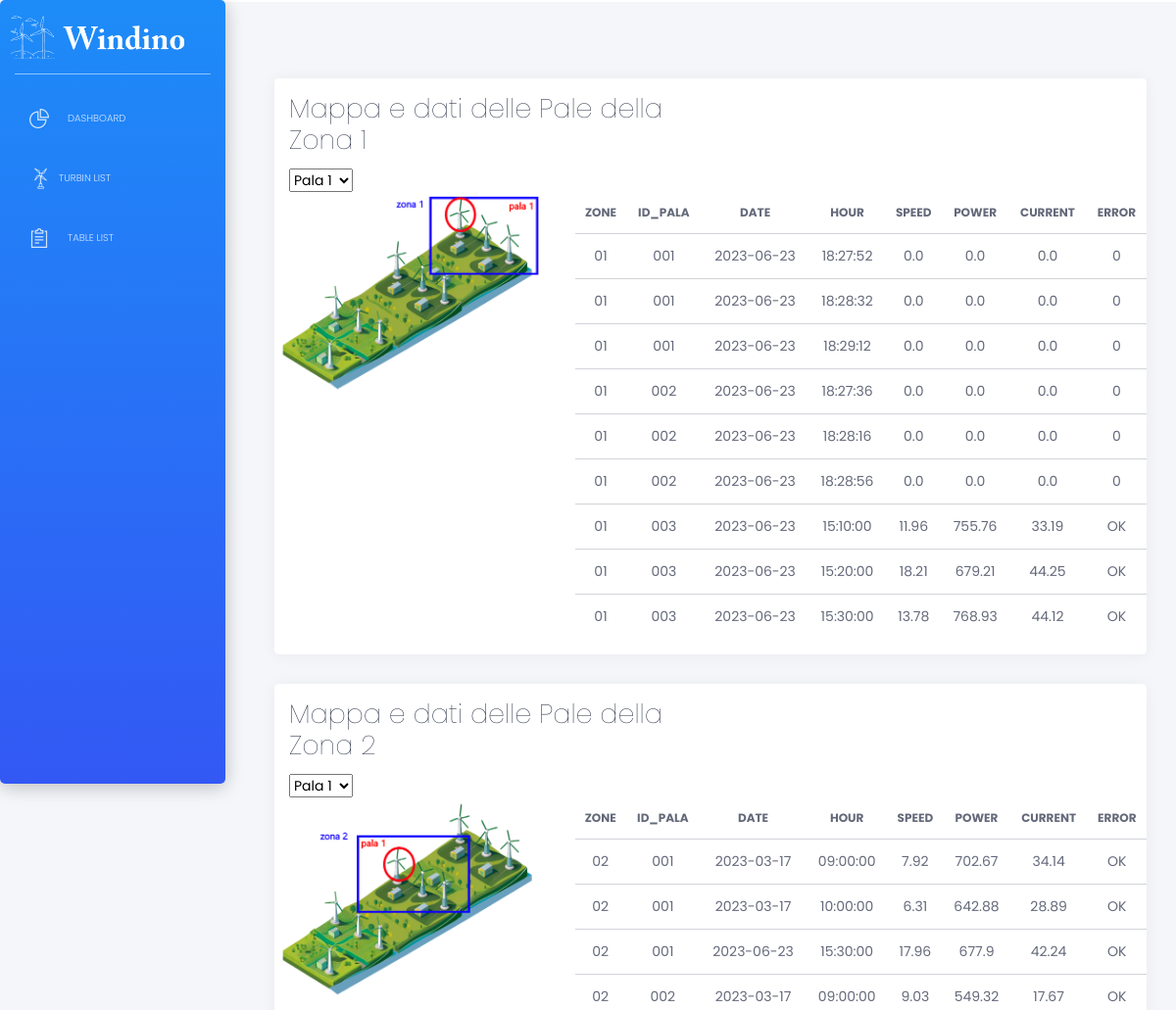
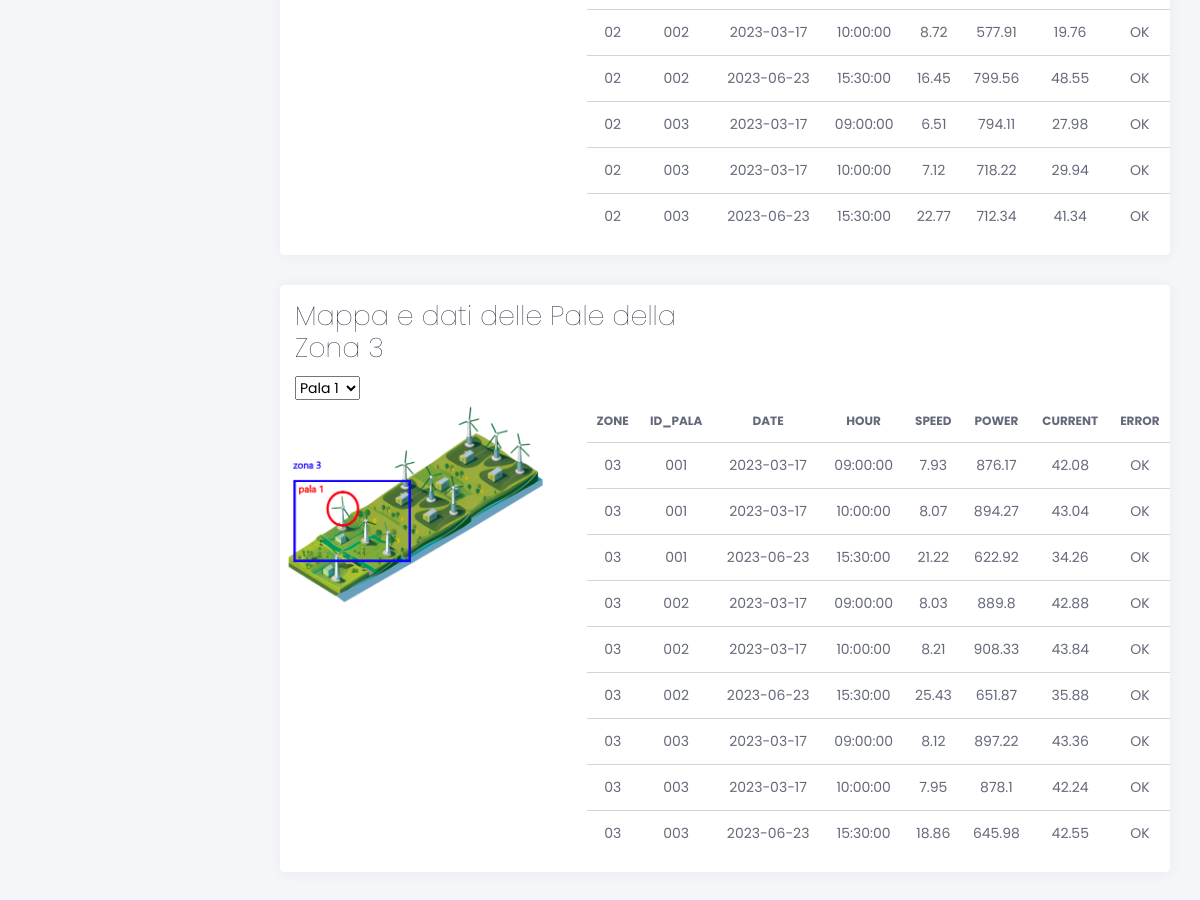
Screenshot of /pale with the database file from the repository (2 pictures, top to bottom).
### tables this page shows
CREATE TABLE arduino (
				   zone TEXT,
				   id TEXT,
				   date DATE,
				   hour TIME,
                   speed FLOAT,
                   power FLOAT,
				   current FLOAT,
				   error TEXT);

### apps/home/routes.py (the view)
@blueprint.route('/pale')
def pale():
    with get_db() as conn:
        arduino_all_data = conn.execute('SELECT * FROM arduino').fetchall()
        turbine_data= conn.execute(
                        "SELECT subquery3.zone, subquery3.id, subquery3.date, subquery3.hour, subquery3.speed, subquery3.power, subquery3.current, subquery3.error "
                        "FROM ( "
                        "    SELECT subquery2.*, ROW_NUMBER() OVER (PARTITION BY subquery2.zone, subquery2.id ORDER BY subquery2.date DESC, subquery2.hour DESC) AS rn "
                        "    FROM ( "
                        "        SELECT t.* "
                        "        FROM arduino t "
                        "        ORDER BY t.zone, t.id, t.date DESC, t.hour DESC "
                        "    ) subquery2 "
                        ") subquery3 "
                        "WHERE subquery3.rn <= 3 "
                        "GROUP BY subquery3.zone, subquery3.id, subquery3.date, subquery3.hour, subquery3.speed, subquery3.power, subquery3.current, subquery3.error"
                    ).fetchall()
        arduino_recent_data = conn.execute('SELECT * '
                       'FROM arduino a '
                       'WHERE (zone, id, date, hour) IN ('
                           'SELECT zone, id, MAX(date), MAX(hour) '
                           'FROM arduino '
                           'GROUP BY zone, id)').fetchall()
    return render_template('home/pale.html', arduino_recent_data=arduino_recent_data, arduino_all_data=arduino_all_data, turbine_data=turbine_data)

### apps/__init__.py (called while the page is built)
def configure_database(app):
    @app.before_first_request
    def initialize_database():
        db.create_all()
    @app.teardown_request
    def shutdown_session(exception=None):
        db.session.remove()

### apps/home/routes.py (called while the page is built)
def get_db():
    db = getattr(g, '_database', None)
    if db is None:
        db = g._database = sqlite3.connect(DATABASE)
        db.row_factory = sqlite3.Row
    return db

### apps/templates/home/pale.html (shortened to what this page needs)
{% extends "layouts/base.html" %}
{% block content %}
<div class="content">
<div class="row">
    <div class="col-12">
          <div class="card">
              <div class="card-header">
                  <div class="row">
                    <div class="col-sm-6 text-left">
                      <h2 class="card-title">Mappa e dati delle Pale della Zona 1</h2>
                    </div>
                  </div>
                  <select id="location-select-1">
                      <option value="zone1turbine1">Pala 1</option>
                    </select>
                  </div>
                  <div class="row">
                    <div class="col-lg-4 col-md-12">
                      <div id="map-container-1">
                        <img id="map-image-zone1" src="/static/assets/img/pale/zone1turbine1.png">
                    </div>
                    </div>
                    <div class="col-lg-8 col-md-12">
                      <div class="table">
                        <table class="table tablesorter" id="">
                            <thead class="text-primary">
                              <tr>
                                <th class="text-center">zone</th>
                                <th class="text-center">id_pala</th>
                                <th class="text-center">date</th>
                                <th class="text-center">hour</th>
                                <th class="text-center">speed</th>
                                <th class="text-center">power</th>
                                <th class="text-center">current</th>
                                <th class="text-center">error</th>
                            </tr>
                            </thead>
                            <tbody>
                              {% for pala in turbine_data %}
                              {% if pala.zone == "01" %}
                                  <tr>
                                      <td class="text-center">{{pala.zone}}</td>
                                      <td class="text-center">{{ pala.id }}</td>
                                      <td class="text-center">{{ pala.date }}</td>
                                      <td class="text-center">{{ pala.hour }}</td>
                                      <td class="text-center">{{ pala.speed }}</td>
                                      <td class="text-center">{{ pala.power }}</td>
                                      <td class="text-center">{{ pala.current }}</td>
                                      <td class="text-center">{{ pala.error }}</td>
                                  </tr>
                              {% endif %}
                          {% endfor %}
                            </tbody>
                          </table>
                      </div>
                    </div>
                  </div>
                  </div>
          </div>
</div>
<div class="row">
    <div class="col-12">
          <div class="card">
              <div class="card-header">
                  <div class="row">
                    <div class="col-sm-6 text-left">
                      <h2 class="card-title">Mappa e dati delle Pale della Zona 2</h2>
                    </div>
                  </div>
                  <select id="location-select-2">
                      <option value="zone2turbine1">Pala 1</option>
                    </select>
                  </div>
                  <div class="row">
                    <div class="col-lg-4 col-md-12">
                      <div id="map-container-2">
                        <img id="map-image-zone2" src="/static/assets/img/pale/zone2turbine1.png">
                    </div>
                    </div>
                    <div class="col-lg-8 col-md-12">
                      <div class="table">
                        <table class="table tablesorter" id="">
                          <thead class="text-primary">
                            <tr>
                              <th class="text-center">zone</th>
                              <th class="text-center">id_pala</th>
                              <th class="text-center">date</th>
                              <th class="text-center">hour</th>
                              <th class="text-center">speed</th>
                              <th class="text-center">power</th>
                              <th class="text-center">current</th>
                              <th class="text-center">error</th>
                          </tr>
                          </thead>
                          <tbody>
                            {% for pala in turbine_data %}
                            {% if pala.zone == "02" %}
                                <tr>
                                    <td class="text-center">{{pala.zone}}</td>
                                    <td class="text-center">{{ pala.id }}</td>
                                    <td class="text-center">{{ pala.date }}</td>
                                    <td class="text-center">{{ pala.hour }}</td>
                                    <td class="text-center">{{ pala.speed }}</td>
                                    <td class="text-center">{{ pala.power }}</td>
                                    <td class="text-center">{{ pala.current }}</td>
                                    <td class="text-center">{{ pala.error }}</td>
                                </tr>
                            {% endif %}
                        {% endfor %}
                          </tbody>
                        </table>
                      </div>
                    </div>
                  </div>
                  </div>
          </div>
</div>
<div class="row">
    <div class="col-12">
          <div class="card">
              <div class="card-header">
                  <div class="row">
                    <div class="col-sm-6 text-left">
                      <h2 class="card-title">Mappa e dati delle Pale della Zona 3</h2>
                    </div>
                  </div>
                  <select id="location-select-3">
                      <option value="zone3turbine1">Pala 1</option>
                    </select>
                  </div>
                  <div class="row">
                    <div class="col-lg-4 col-md-12">
                      <div id="map-container-3">
                        <img id="map-image-zone3" src="/static/assets/img/pale/zone3turbine1.png">
                    </div>
                    </div>
                    <div class="col-lg-8 col-md-12">
                      <div class="table">
                        <table class="table tablesorter" id="">
                            <thead class="text-primary">
                              <tr>
                                <th class="text-center">zone</th>
                                <th class="text-center">id_pala</th>
                                <th class="text-center">date</th>
                                <th class="text-center">hour</th>
                                <th class="text-center">speed</th>
                                <th class="text-center">power</th>
                                <th class="text-center">current</th>
                                <th class="text-center">error</th>
                            </tr>
                            </thead>
                            <tbody>
                              {% for pala in turbine_data %}
                              {% if pala.zone == "03" %}
                                  <tr>
                                      <td class="text-center">{{pala.zone}}</td>
                                      <td class="text-center">{{ pala.id }}</td>
                                      <td class="text-center">{{ pala.date }}</td>
                                      <td class="text-center">{{ pala.hour }}</td>
                                      <td class="text-center">{{ pala.speed }}</td>
                                      <td class="text-center">{{ pala.power }}</td>
                                      <td class="text-center">{{ pala.current }}</td>
                                      <td class="text-center">{{ pala.error }}</td>
                                  </tr>
                              {% endif %}
                          {% endfor %}
                            </tbody>
                          </table>
                      </div>
                    </div>
                  </div>
                  </div>
          </div>
</div>
</div>
{% endblock content %}

### rows the page displays
arduino: zone "01", id "001", date "2023-06-23", hour "18:27:52", speed "0.0", power "0.0", current "0.0", error "0"
arduino: zone "01", id "001", date "2023-06-23", hour "18:28:32", speed "0.0", power "0.0", current "0.0", error "0"
arduino: zone "01", id "001", date "2023-06-23", hour "18:29:12", speed "0.0", power "0.0", current "0.0", error "0"
arduino: zone "01", id "002", date "2023-06-23", hour "18:27:36", speed "0.0", power "0.0", current "0.0", error "0"
arduino: zone "01", id "002", date "2023-06-23", hour "18:28:16", speed "0.0", power "0.0", current "0.0", error "0"
arduino: zone "01", id "002", date "2023-06-23", hour "18:28:56", speed "0.0", power "0.0", current "0.0", error "0"
arduino: zone "01", id "003", date "2023-06-23", hour "15:10:00", speed "11.96", power "755.76", current "33.19", error "OK"
arduino: zone "01", id "003", date "2023-06-23", hour "15:20:00", speed "18.21", power "679.21", current "44.25", error "OK"
arduino: zone "01", id "003", date "2023-06-23", hour "15:30:00", speed "13.78", power "768.93", current "44.12", error "OK"
arduino: zone "02", id "001", date "2023-03-17", hour "09:00:00", speed "7.92", power "702.67", current "34.14", error "OK"
arduino: zone "02", id "001", date "2023-03-17", hour "10:00:00", speed "6.31", power "642.88", current "28.89", error "OK"
arduino: zone "02", id "001", date "2023-06-23", hour "15:30:00", speed "17.96", power "677.9", current "42.24", error "OK"
arduino: zone "02", id "002", date "2023-03-17", hour "09:00:00", speed "9.03", power "549.32", current "17.67", error "OK"
arduino: zone "02", id "002", date "2023-03-17", hour "10:00:00", speed "8.72", power "577.91", current "19.76", error "OK"
arduino: zone "02", id "002", date "2023-06-23", hour "15:30:00", speed "16.45", power "799.56", current "48.55", error "OK"
arduino: zone "02", id "003", date "2023-03-17", hour "09:00:00", speed "6.51", power "794.11", current "27.98", error "OK"
arduino: zone "02", id "003", date "2023-03-17", hour "10:00:00", speed "7.12", power "718.22", current "29.94", error "OK"
arduino: zone "02", id "003", date "2023-06-23", hour "15:30:00", speed "22.77", power "712.34", current "41.34", error "OK"
arduino: zone "03", id "001", date "2023-03-17", hour "09:00:00", speed "7.93", power "876.17", current "42.08", error "OK"
arduino: zone "03", id "001", date "2023-03-17", hour "10:00:00", speed "8.07", power "894.27", current "43.04", error "OK"
arduino: zone "03", id "001", date "2023-06-23", hour "15:30:00", speed "21.22", power "622.92", current "34.26", error "OK"
arduino: zone "03", id "002", date "2023-03-17", hour "09:00:00", speed "8.03", power "889.8", current "42.88", error "OK"
arduino: zone "03", id "002", date "2023-03-17", hour "10:00:00", speed "8.21", power "908.33", current "43.84", error "OK"
arduino: zone "03", id "002", date "2023-06-23", hour "15:30:00", speed "25.43", power "651.87", current "35.88", error "OK"
arduino: zone "03", id "003", date "2023-03-17", hour "09:00:00", speed "8.12", power "897.22", current "43.36", error "OK"
arduino: zone "03", id "003", date "2023-03-17", hour "10:00:00", speed "7.95", power "878.1", current "42.24", error "OK"
arduino: zone "03", id "003", date "2023-06-23", hour "15:30:00", speed "18.86", power "645.98", current "42.55", error "OK"
